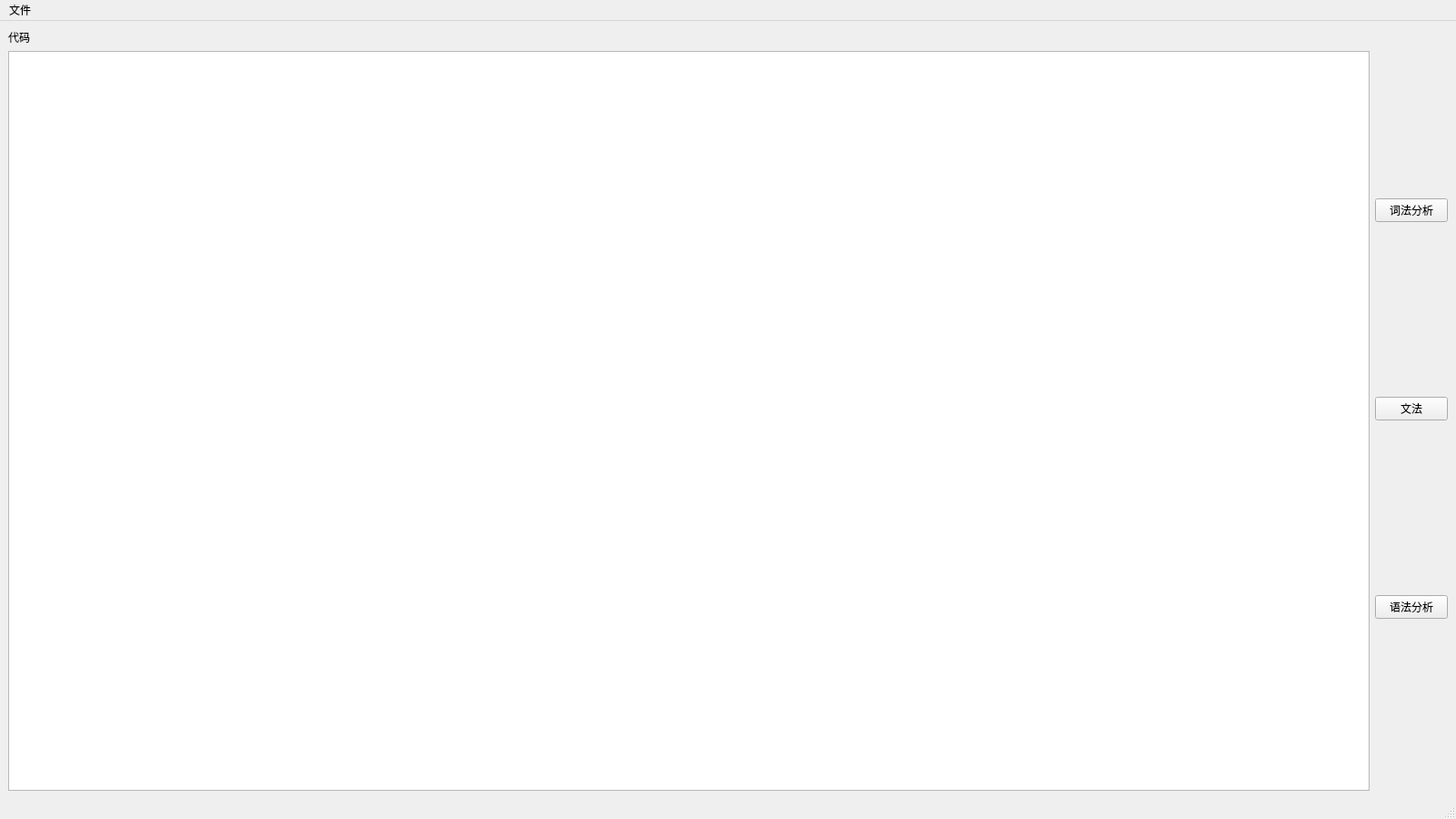
<?xml version="1.0" encoding="UTF-8"?>
<ui version="4.0">
 <class>MainWindow</class>
 <widget class="QMainWindow" name="MainWindow">
  <property name="geometry">
   <rect>
    <x>0</x>
    <y>0</y>
    <width>1600</width>
    <height>900</height>
   </rect>
  </property>
  <property name="windowTitle">
   <string>MainWindow</string>
  </property>
  <widget class="QWidget" name="centralwidget">
   <layout class="QGridLayout" name="gridLayout">
    <item row="0" column="0">
     <layout class="QVBoxLayout" name="verticalLayout_2">
      <item>
       <widget class="QLabel" name="codeLabel">
        <property name="text">
         <string>代码</string>
        </property>
       </widget>
      </item>
      <item>
       <widget class="QTextEdit" name="codeTextEdit"/>
      </item>
     </layout>
    </item>
    <item row="0" column="1">
     <layout class="QVBoxLayout" name="verticalLayout">
      <item>
       <widget class="QPushButton" name="scannerPushButton">
        <property name="text">
         <string>词法分析</string>
        </property>
       </widget>
      </item>
      <item>
       <widget class="QPushButton" name="grammarPushButton">
        <property name="text">
         <string>文法</string>
        </property>
       </widget>
      </item>
      <item>
       <widget class="QPushButton" name="parserPushButton">
        <property name="text">
         <string>语法分析</string>
        </property>
       </widget>
      </item>
     </layout>
    </item>
   </layout>
  </widget>
  <widget class="QMenuBar" name="menubar">
   <property name="geometry">
    <rect>
     <x>0</x>
     <y>0</y>
     <width>1600</width>
     <height>22</height>
    </rect>
   </property>
   <widget class="QMenu" name="menu">
    <property name="title">
     <string>文件</string>
    </property>
    <addaction name="readCodeAction"/>
   </widget>
   <addaction name="menu"/>
  </widget>
  <widget class="QStatusBar" name="statusbar"/>
  <action name="readCodeAction">
   <property name="text">
    <string>从文件读入代码</string>
   </property>
  </action>
 </widget>
 <resources/>
 <connections/>
</ui>
